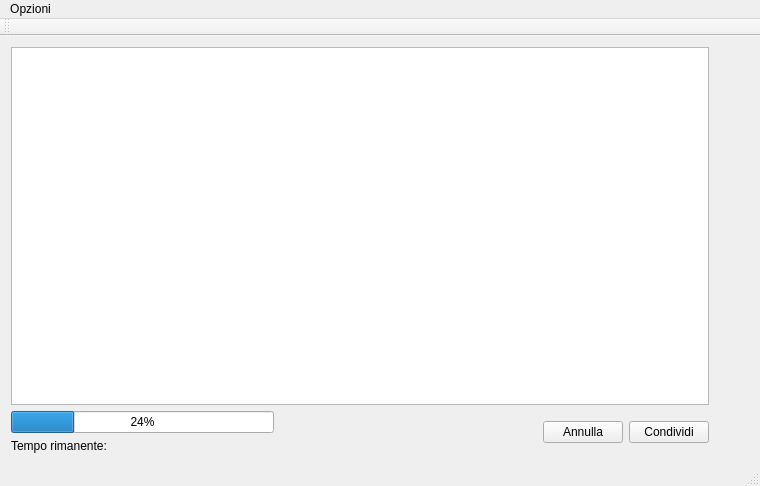
<?xml version="1.0" encoding="UTF-8"?>
<ui version="4.0">
 <class>MainWinClass</class>
 <widget class="QMainWindow" name="MainWinClass">
  <property name="windowModality">
   <enum>Qt::NonModal</enum>
  </property>
  <property name="geometry">
   <rect>
    <x>0</x>
    <y>0</y>
    <width>760</width>
    <height>486</height>
   </rect>
  </property>
  <property name="windowTitle">
   <string>MainWin</string>
  </property>
  <widget class="QWidget" name="centralWidget">
   <layout class="QVBoxLayout" name="verticalLayout">
    <item>
     <layout class="QHBoxLayout" name="horizontalLayout_2">
      <item>
       <widget class="QListWidget" name="listWidget">
        <property name="minimumSize">
         <size>
          <width>668</width>
          <height>291</height>
         </size>
        </property>
        <property name="autoScrollMargin">
         <number>16</number>
        </property>
       </widget>
      </item>
      <item>
       <spacer name="verticalSpacer_4">
        <property name="orientation">
         <enum>Qt::Horizontal</enum>
        </property>
        <property name="sizeType">
         <enum>QSizePolicy::Minimum</enum>
        </property>
        <property name="sizeHint" stdset="0">
         <size>
          <width>40</width>
          <height>20</height>
         </size>
        </property>
       </spacer>
      </item>
     </layout>
    </item>
    <item>
     <layout class="QHBoxLayout" name="horizontalLayout">
      <item>
       <layout class="QVBoxLayout" name="verticalLayout_2">
        <item>
         <widget class="QProgressBar" name="progressBar">
          <property name="enabled">
           <bool>true</bool>
          </property>
          <property name="value">
           <number>24</number>
          </property>
         </widget>
        </item>
        <item>
         <widget class="QLabel" name="label">
          <property name="text">
           <string>Tempo rimanente:</string>
          </property>
         </widget>
        </item>
       </layout>
      </item>
      <item>
       <spacer name="horizontalSpacer_2">
        <property name="orientation">
         <enum>Qt::Horizontal</enum>
        </property>
        <property name="sizeHint" stdset="0">
         <size>
          <width>40</width>
          <height>20</height>
         </size>
        </property>
       </spacer>
      </item>
      <item>
       <widget class="QPushButton" name="cancelBtn">
        <property name="text">
         <string>Annulla</string>
        </property>
       </widget>
      </item>
      <item>
       <widget class="QPushButton" name="shareBtn">
        <property name="text">
         <string>Condividi</string>
        </property>
       </widget>
      </item>
      <item>
       <spacer name="horizontalSpacer">
        <property name="orientation">
         <enum>Qt::Horizontal</enum>
        </property>
        <property name="sizeType">
         <enum>QSizePolicy::Minimum</enum>
        </property>
        <property name="sizeHint" stdset="0">
         <size>
          <width>40</width>
          <height>20</height>
         </size>
        </property>
       </spacer>
      </item>
     </layout>
    </item>
   </layout>
  </widget>
  <widget class="QMenuBar" name="menuBar">
   <property name="geometry">
    <rect>
     <x>0</x>
     <y>0</y>
     <width>760</width>
     <height>21</height>
    </rect>
   </property>
   <widget class="QMenu" name="menusettings">
    <property name="title">
     <string>Opzioni</string>
    </property>
    <widget class="QMenu" name="menuOnLine_2">
     <property name="tearOffEnabled">
      <bool>false</bool>
     </property>
     <property name="title">
      <string>Stato</string>
     </property>
     <addaction name="actionOnline"/>
     <addaction name="actionOffline"/>
    </widget>
    <widget class="QMenu" name="menuUsername_2">
     <property name="title">
      <string>Username</string>
     </property>
     <addaction name="actionNome"/>
     <addaction name="actionAnonimo"/>
    </widget>
    <widget class="QMenu" name="menuFoto_Profilo">
     <property name="title">
      <string>Foto Profilo</string>
     </property>
     <addaction name="actionAggiungi_foto_profilo"/>
     <addaction name="actionVolto_anonimo"/>
    </widget>
    <addaction name="menuOnLine_2"/>
    <addaction name="menuUsername_2"/>
    <addaction name="menuFoto_Profilo"/>
   </widget>
   <addaction name="menusettings"/>
  </widget>
  <widget class="QToolBar" name="mainToolBar">
   <property name="floatable">
    <bool>true</bool>
   </property>
   <attribute name="toolBarArea">
    <enum>TopToolBarArea</enum>
   </attribute>
   <attribute name="toolBarBreak">
    <bool>false</bool>
   </attribute>
  </widget>
  <widget class="QStatusBar" name="statusBar"/>
  <action name="actionOnline">
   <property name="checkable">
    <bool>true</bool>
   </property>
   <property name="checked">
    <bool>true</bool>
   </property>
   <property name="text">
    <string>Online</string>
   </property>
   <property name="menuRole">
    <enum>QAction::NoRole</enum>
   </property>
  </action>
  <action name="actionOffline">
   <property name="checkable">
    <bool>true</bool>
   </property>
   <property name="text">
    <string>Offline</string>
   </property>
  </action>
  <action name="actionNome">
   <property name="checkable">
    <bool>true</bool>
   </property>
   <property name="text">
    <string>Nome</string>
   </property>
  </action>
  <action name="actionAnonimo">
   <property name="checkable">
    <bool>true</bool>
   </property>
   <property name="checked">
    <bool>true</bool>
   </property>
   <property name="text">
    <string>Anonimo</string>
   </property>
  </action>
  <action name="actionAggiungi_foto_profilo">
   <property name="text">
    <string>Aggiungi foto profilo</string>
   </property>
  </action>
  <action name="actionVolto_anonimo">
   <property name="text">
    <string>Volto anonimo</string>
   </property>
  </action>
 </widget>
 <layoutdefault spacing="6" margin="11"/>
 <resources>
  <include location="MainWin.qrc"/>
 </resources>
 <connections/>
</ui>
